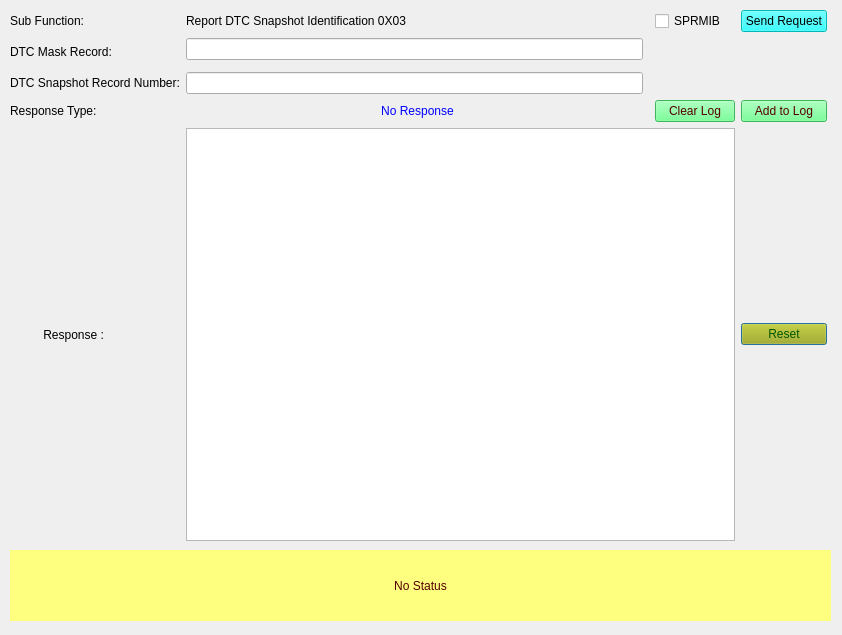
<?xml version="1.0" encoding="UTF-8"?>
<ui version="4.0">
 <class>Form_SID_19_03</class>
 <widget class="QDialog" name="Form_SID_19_03">
  <property name="geometry">
   <rect>
    <x>0</x>
    <y>0</y>
    <width>842</width>
    <height>635</height>
   </rect>
  </property>
  <property name="windowTitle">
   <string>Report DTC Snapshot Identification 0x03</string>
  </property>
  <widget class="QLabel" name="label_status">
   <property name="geometry">
    <rect>
     <x>10</x>
     <y>550</y>
     <width>821</width>
     <height>71</height>
    </rect>
   </property>
   <property name="styleSheet">
    <string notr="true">background-color: rgb(255, 255, 127);
color: rgb(85, 0, 0);
border-color: rgb(0, 0, 255);</string>
   </property>
   <property name="text">
    <string>No Status</string>
   </property>
   <property name="alignment">
    <set>Qt::AlignCenter</set>
   </property>
   <property name="wordWrap">
    <bool>true</bool>
   </property>
  </widget>
  <widget class="QWidget" name="layoutWidget">
   <property name="geometry">
    <rect>
     <x>10</x>
     <y>10</y>
     <width>817</width>
     <height>531</height>
    </rect>
   </property>
   <layout class="QGridLayout" name="gridLayout_2">
    <property name="sizeConstraint">
     <enum>QLayout::SetNoConstraint</enum>
    </property>
    <item row="0" column="1" colspan="2">
     <widget class="QLabel" name="subFunction_Name">
      <property name="text">
       <string>Report DTC Snapshot Identification 0X03 </string>
      </property>
     </widget>
    </item>
    <item row="7" column="4">
     <widget class="QPushButton" name="pushButton_reset">
      <property name="styleSheet">
       <string notr="true">background-color: rgb(170, 170, 0);
font: 75 8pt &quot;MS Shell Dlg 2&quot;;
color: rgb(0, 85, 0);</string>
      </property>
      <property name="text">
       <string>Reset</string>
      </property>
     </widget>
    </item>
    <item row="4" column="4">
     <widget class="QPushButton" name="pushButton_appendLog">
      <property name="styleSheet">
       <string notr="true">background-color: rgb(85, 255, 127);
color: rgb(85, 0, 0);</string>
      </property>
      <property name="text">
       <string>Add to Log</string>
      </property>
     </widget>
    </item>
    <item row="4" column="3">
     <widget class="QPushButton" name="pushButton_clearLog">
      <property name="styleSheet">
       <string notr="true">background-color: rgb(85, 255, 127);
color: rgb(85, 0, 0);</string>
      </property>
      <property name="text">
       <string>Clear Log</string>
      </property>
     </widget>
    </item>
    <item row="7" column="1" colspan="3">
     <widget class="QTextBrowser" name="textBrowser_Resp"/>
    </item>
    <item row="0" column="4">
     <widget class="QPushButton" name="pushButton_Send19_03Req">
      <property name="toolTip">
       <string>&lt;html&gt;&lt;head/&gt;&lt;body&gt;&lt;p&gt;Sends the 19 service subfunction 01 request to ECU&lt;/p&gt;&lt;/body&gt;&lt;/html&gt;</string>
      </property>
      <property name="styleSheet">
       <string notr="true">background-color: rgb(0, 255, 255);
border-color: rgb(0, 0, 0);
color: rgb(0, 0, 0);</string>
      </property>
      <property name="text">
       <string>Send Request</string>
      </property>
     </widget>
    </item>
    <item row="7" column="0">
     <widget class="QLabel" name="label_4">
      <property name="text">
       <string>          Response : </string>
      </property>
     </widget>
    </item>
    <item row="4" column="0">
     <widget class="QLabel" name="label_5">
      <property name="text">
       <string>Response Type: </string>
      </property>
     </widget>
    </item>
    <item row="0" column="0">
     <widget class="QLabel" name="label_subFunction">
      <property name="text">
       <string>Sub Function:</string>
      </property>
     </widget>
    </item>
    <item row="4" column="1" colspan="2">
     <widget class="QLabel" name="label_ResType">
      <property name="autoFillBackground">
       <bool>false</bool>
      </property>
      <property name="styleSheet">
       <string notr="true">color: rgb(0, 0, 255);</string>
      </property>
      <property name="text">
       <string>No Response</string>
      </property>
      <property name="alignment">
       <set>Qt::AlignCenter</set>
      </property>
     </widget>
    </item>
    <item row="1" column="0" rowspan="2">
     <widget class="QLabel" name="DTCMaskRecord_label">
      <property name="text">
       <string>DTC Mask Record:</string>
      </property>
     </widget>
    </item>
    <item row="0" column="3">
     <widget class="QCheckBox" name="checkBox_suppressposmsg">
      <property name="toolTip">
       <string>If selected then Suppress Positive Response Message Indication bit will be set in Subfunction</string>
      </property>
      <property name="text">
       <string>SPRMIB</string>
      </property>
     </widget>
    </item>
    <item row="3" column="0">
     <widget class="QLabel" name="DTCSnapshotRecordNumber_label">
      <property name="text">
       <string>DTC Snapshot Record Number:</string>
      </property>
     </widget>
    </item>
    <item row="1" column="1">
     <widget class="QLineEdit" name="lineEdit_DTCMaskRecord">
      <property name="toolTip">
       <string>&lt;html&gt;&lt;head/&gt;&lt;body&gt;&lt;p&gt;Enter DTC Mask Record in Hexadecimal format of 3 bytes&lt;/p&gt;&lt;/body&gt;&lt;/html&gt;</string>
      </property>
     </widget>
    </item>
    <item row="3" column="1">
     <widget class="QLineEdit" name="lineEdit_SnapshotRecordNumber">
      <property name="toolTip">
       <string>&lt;html&gt;&lt;head/&gt;&lt;body&gt;&lt;p&gt;Enter DTC Snapshot Record Number in Hexadecimal format of 1 byte&lt;/p&gt;&lt;/body&gt;&lt;/html&gt;</string>
      </property>
     </widget>
    </item>
   </layout>
  </widget>
 </widget>
 <resources/>
 <connections/>
</ui>
